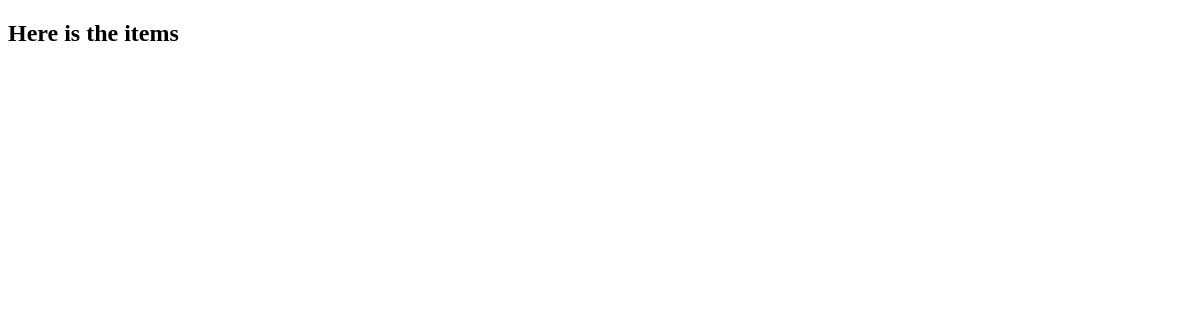
The app's page /, older data.
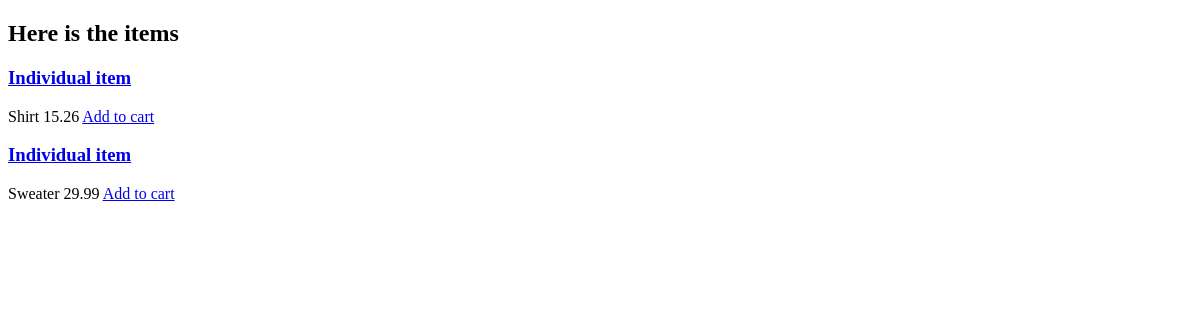
The same page, newer data.
### ecommerce_app/models.py (models this page shows)
class Product(models.Model):
    title = models.CharField(max_length=255)
    price = models.FloatField()

### ecommerce_app/views.py (the view)
# urls.py: 2. Add a URL to urlpatterns:  path('', views.home, name='home')
def home(request):
    context = {
        'all_products': Product.objects.all(),
    }
    return render(request, "index.html", context)

### ecommerce_app/templates/index.html (shortened to what this page needs)
{% load static %}
<!DOCTYPE html>
<html lang="en">
<head>
</head>
<body>
    <h2>Here is the items</h2>
    {% for product in all_products %}
    <h3><a href="/{{product.id}}/product">Individual item</a></h3>
        {{ product.title }}
        {{ product.price }}
        <a href="/{{product.id}}/add-to-cart" class="btn btn-primary">Add to cart</a>
    {% endfor %}
</body>
</html>

Row changes from the older to the newer data that the page shows:
added Product: title "Shirt", price "15.26"
added Product: title "Sweater", price "29.99"
